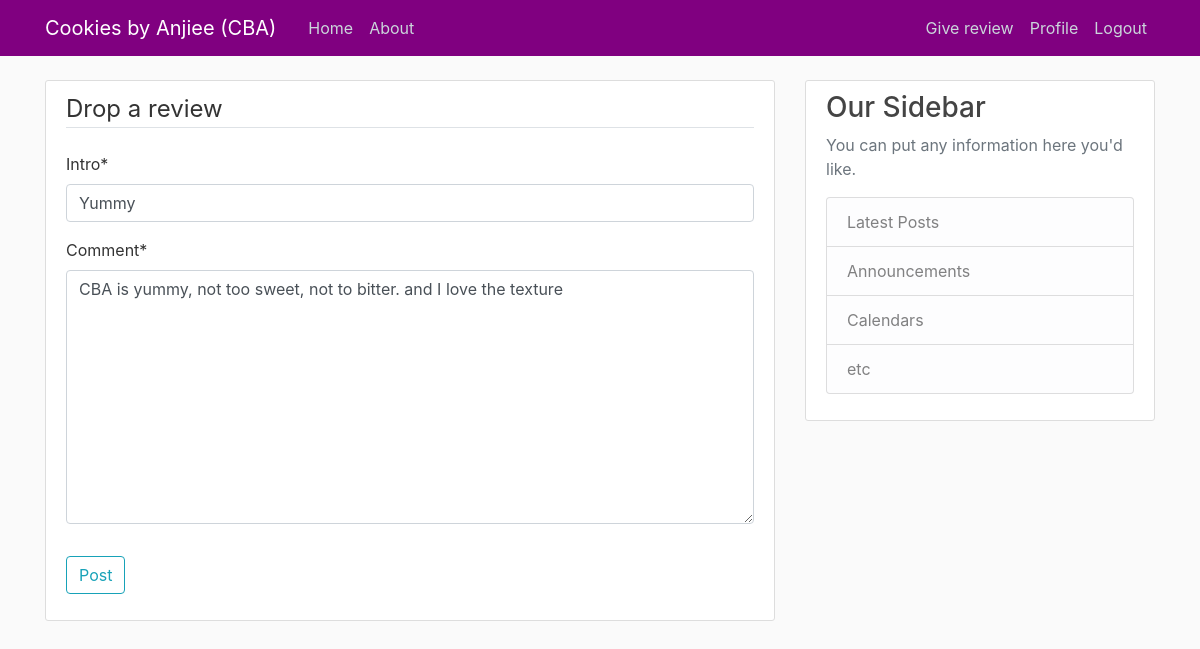
/Review/1/update/ (signed in), run on the app's committed database.
### Infopart/models.py (models this page shows, shortened)
class Review(models.Model):
    intro = models.CharField(max_length= 10)
    comment = models.TextField()
    post_date = models.DateTimeField(auto_now=True)
    customer = models.ForeignKey(User, on_delete=models.CASCADE)

### Infopart/views.py (the view, shortened to what this page needs)
# urls.py: path('Review/<int:pk>/update/', EditReview.as_view(), name= "Review-update"),
class EditReview(LoginRequiredMixin, UserPassesTestMixin, UpdateView):
    model = Review
    fields = ['intro', 'comment']
    def test_func(self):
        Review = self.get_object()
        if self.request.user == Review.customer:
            return True
        return False

### Infopart/templates/Infopart/Review_form.html (shortened to what this page needs)
{% extends 'Infopart/base.html'%}
{% load crispy_forms_tags %}
{% block content%}
    <div class = 'content-section'>
        <form method="POST">
            <fieldset class = 'form-group'>
                <legend class="border-bottom mb-4"> Drop a review </legend>
                {{ form|crispy }}
            </fieldset>
            <div class="form-group">
                <button class="btn btn-outline-info" type="submit">Post</button>
            </div>
        </form>
    </div>
{% endblock content%}

### Infopart/static/Infopart/main.css (style rules this page uses)
body { background: #fafafa; color: #333333; margin-top: 5rem; }
.content-section { background: #ffffff; padding: 10px 20px; border: 1px solid #dddddd; border-radius: 3px; margin-bottom: 20px; }

### data on the page
Review: intro "Yummy", comment "CBA is yummy, not too sweet, not to bitter. and I love the texture"
